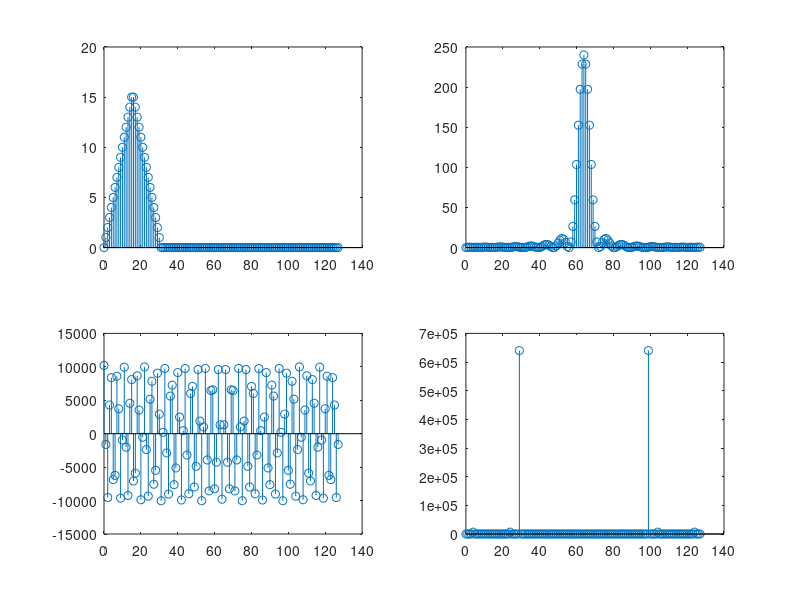

Write MATLAB code to recreate this figure.
n = 0 : 127
% x = n * ( h(n) - h(n-16)) + (31- n) * (h(n-16) - h(n-32)) 
hev1 = [ones(1, 128)]
hev2 = [zeros(1, 16) ones(1, 112)]
hev3 = [zeros(1, 32) ones(1, 96)]

x = n .* (hev1 - hev2) + (31 - n) .* ( hev2 - hev3)
subplot(2, 2, 1), stem (n, x)

X =fftshift( fft(x))
subplot(2, 2, 2), stem (n, abs(X))

% pod b
x1 = 10000*cos(2*pi*35/128*n) + 100 * cos( 2 * pi * 40 /128 * n) + 100 * cos(2 * pi *60 /128 * n)
subplot(2, 2, 3), stem (n, x1)

X1 = fftshift(fft(x1))
subplot(2, 2, 4), stem (n, abs(X1))
